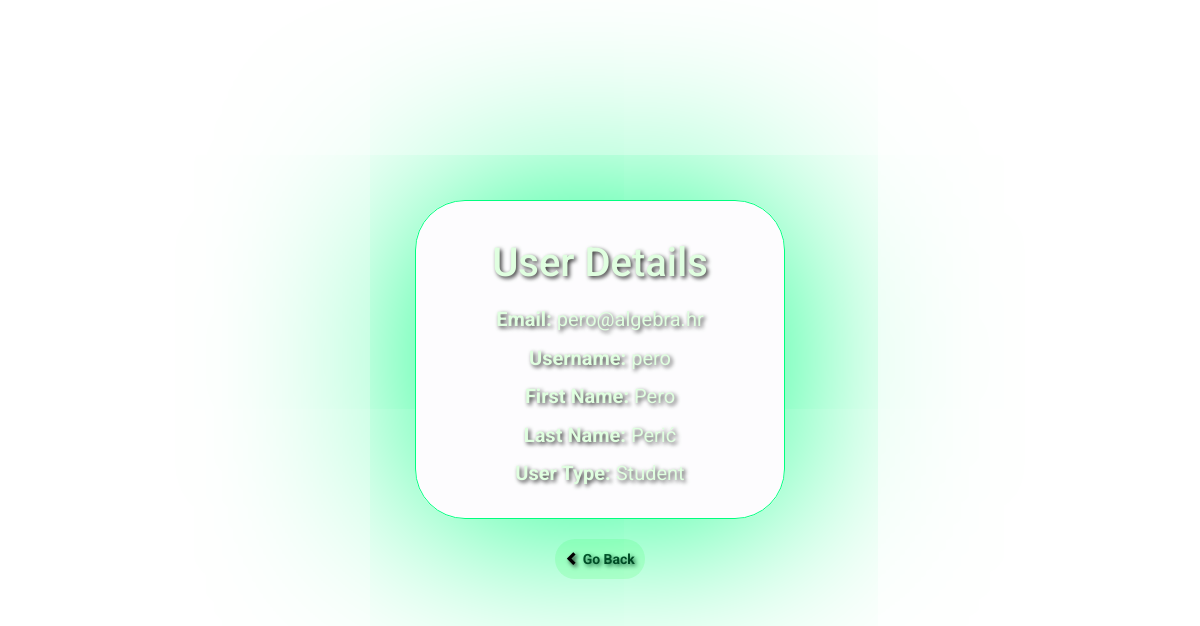
Screenshot of /me/ (signed in) with the database file from the repository.
### ZavršniRad/models.py (models this page shows, shortened)
class Korisnik(AbstractUser):
    EMAIL_FIELD = 'email'
    USERNAME_FIELD = 'email'
    REQUIRED_FIELDS = []
    email = models.EmailField(unique=True)
    first_name = models.CharField(max_length=255)
    last_name = models.CharField(max_length=255)
    username = models.CharField(max_length=255, blank=True)
    objects = KorisnikManager()
    def get_user_type(self):
            if hasattr(self, 'admin'):
                return 'Admin'
            elif hasattr(self, 'profesor'):
                return 'Professor'
            elif hasattr(self, 'student'):
                return 'Student'
            return 'Unknown'

### ZavršniRad/views.py (the view)
# urls.py: path('me/', me_view, name='me'),
@login_required
def me_view(request):
    user_type = request.user.get_user_type()
    context = {
        'user_type': user_type,
    }
    return render(request, 'me.html', context)

### templates/me.html (shortened to what this page needs)
{% load static %}
<!DOCTYPE html>
<html lang="en">
<head>
  <link rel="stylesheet" href="https://maxcdn.bootstrapcdn.com/bootstrap/3.4.1/css/bootstrap.min.css">
  <link rel="stylesheet" type="text/css" href="{% static 'css/me.css' %}" />
</head>
<body>
  <div class="container">
    <div class="user-info">
      <h2>User Details</h2>
      <p><strong>Email:</strong> {{ user.email }}</p>
      <p><strong>Username:</strong> {{ user.username }}</p>
      <p><strong>First Name:</strong> {{ user.first_name }}</p>
      <p><strong>Last Name:</strong> {{ user.last_name }}</p>
      <p><strong>User Type:</strong> {{ user.get_user_type }}</p>
    </div>
    <a href="javascript:history.back()" class="btn btn-default">
      <span class="glyphicon glyphicon-chevron-left"></span> Go Back
    </a>
  </div>
</body>
</html>

### static/css/me.css (style rules this page uses)
body { margin-bottom: 60px; color: #e0ffe0; text-shadow: 2px 2px 4px rgba(0, 0, 0, 0.8); font-family: 'Roboto', sans-serif; animation: colorAnimation 3s infinite alternate; }
body * { animation: fadeIn 2s ease-in-out forwards; }
.user-info { border: 1px solid springgreen; background: rgba(102, 51, 153, 0.01); border-radius: 100px; box-shadow: 0 0 200px springgreen; padding: 20px; border-radius: 50px; }
.container { text-align: center; margin-top: 200px !important; width: 400px; }
h2 { font-size: 40px; margin: 20px; }
p { font-size: 20px; }
.btn-default { font-weight: bold; transition: background 0.8s ease,color 0.8s ease; border: none !important; outline: none !important; border-radius: 50px !important; margin: 20px !important; background-color: #e0ffe0; color: black; padding: 10px; animation: btnPAnimation 3s infinite alternate !important; }

### rows the page displays
Korisnik: email "pero@algebra.hr", username "pero", first_name "Pero", last_name "Perić", get_user_type "Student"
